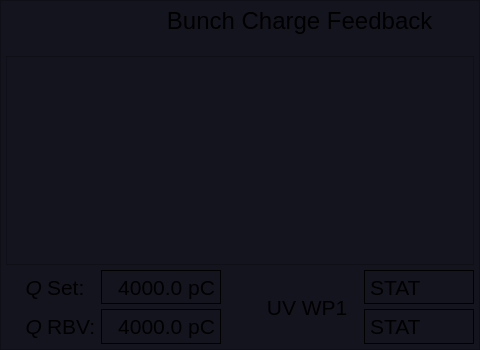
   <widget class="QFrame" name="frame_generic_11">
    <property name="geometry">
     <rect>
      <x>320</x>
      <y>420</y>
      <width>480</width>
      <height>350</height>
     </rect>
    </property>
    <property name="styleSheet">
     <string notr="true">background-color: rgb(20,20,30);</string>
    </property>
    <property name="frameShape">
     <enum>QFrame::StyledPanel</enum>
    </property>
    <property name="frameShadow">
     <enum>QFrame::Raised</enum>
    </property>
    <layout class="QGridLayout" name="gridLayout_7">
     <property name="leftMargin">
      <number>5</number>
     </property>
     <property name="topMargin">
      <number>5</number>
     </property>
     <property name="rightMargin">
      <number>5</number>
     </property>
     <property name="bottomMargin">
      <number>5</number>
     </property>
     <property name="spacing">
      <number>5</number>
     </property>
     <item row="0" column="6">
      <widget class="PyDMByteIndicator" name="ind_DL10E_2">
       <property name="minimumSize">
        <size>
         <width>30</width>
         <height>0</height>
        </size>
       </property>
       <property name="maximumSize">
        <size>
         <width>30</width>
         <height>30</height>
        </size>
       </property>
       <property name="toolTip">
        <string/>
       </property>
       <property name="channel" stdset="0">
        <string>SIOC:SYS1:ML03:AO502</string>
       </property>
       <property name="offColor" stdset="0">
        <color>
         <red>255</red>
         <green>0</green>
         <blue>0</blue>
        </color>
       </property>
       <property name="showLabels" stdset="0">
        <bool>false</bool>
       </property>
       <property name="circles" stdset="0">
        <bool>true</bool>
       </property>
      </widget>
     </item>
     <item row="10" column="1">
      <widget class="QLabel" name="label_96">
       <property name="maximumSize">
        <size>
         <width>50</width>
         <height>16777215</height>
        </size>
       </property>
       <property name="font">
        <font>
         <pointsize>16</pointsize>
         <weight>50</weight>
         <bold>false</bold>
        </font>
       </property>
       <property name="text">
        <string>Set:</string>
       </property>
       <property name="alignment">
        <set>Qt::AlignLeading|Qt::AlignLeft|Qt::AlignVCenter</set>
       </property>
       <property name="wordWrap">
        <bool>true</bool>
       </property>
      </widget>
     </item>
     <item row="11" column="1">
      <widget class="QLabel" name="label_92">
       <property name="maximumSize">
        <size>
         <width>50</width>
         <height>16777215</height>
        </size>
       </property>
       <property name="font">
        <font>
         <pointsize>16</pointsize>
         <weight>50</weight>
         <bold>false</bold>
        </font>
       </property>
       <property name="text">
        <string>RBV:</string>
       </property>
       <property name="alignment">
        <set>Qt::AlignLeading|Qt::AlignLeft|Qt::AlignVCenter</set>
       </property>
       <property name="wordWrap">
        <bool>true</bool>
       </property>
      </widget>
     </item>
     <item row="11" column="2">
      <widget class="PyDMLabel" name="pwr_gun_17">
       <property name="minimumSize">
        <size>
         <width>120</width>
         <height>0</height>
        </size>
       </property>
       <property name="maximumSize">
        <size>
         <width>120</width>
         <height>16777215</height>
        </size>
       </property>
       <property name="font">
        <font>
         <pointsize>16</pointsize>
        </font>
       </property>
       <property name="toolTip">
        <string/>
       </property>
       <property name="styleSheet">
        <string notr="true">PyDMLabel {
  border-radius: 2px;
}
PyDMLabel[alarmSensitiveBorder=&quot;true&quot;][alarmSeverity=&quot;0&quot;] {
  background-color: rgb(0,0,10);
  color: rgb(0,255,0);
}

PyDMLabel[alarmSensitiveBorder=&quot;true&quot;][alarmSeverity=&quot;1&quot;] {
  background-color: rgb(0,0,10);
  color: rgb(255,255,0);
}

PyDMLabel[alarmSensitiveBorder=&quot;true&quot;][alarmSeverity=&quot;2&quot;] {
  background-color: rgb(255,0,0);
  color: rgb(255,255,255);
}

PyDMLabel[alarmSensitiveBorder=&quot;true&quot;][alarmSeverity=&quot;3&quot;] {
  background-color: rgb(192,0,255);
  color: rgb(255,255,0);
}

PyDMLabel[alarmSensitiveBorder=&quot;true&quot;][alarmSeverity=&quot;4&quot;] {
  color: rgb(218,218,218);
  background-color: rgb(25,25,25);
}</string>
       </property>
       <property name="frameShape">
        <enum>QFrame::Box</enum>
       </property>
       <property name="frameShadow">
        <enum>QFrame::Plain</enum>
       </property>
       <property name="text">
        <string>4000.0 pC</string>
       </property>
       <property name="alignment">
        <set>Qt::AlignRight|Qt::AlignTrailing|Qt::AlignVCenter</set>
       </property>
       <property name="precision" stdset="0">
        <number>1</number>
       </property>
       <property name="showUnits" stdset="0">
        <bool>true</bool>
       </property>
       <property name="precisionFromPV" stdset="0">
        <bool>false</bool>
       </property>
       <property name="alarmSensitiveBorder" stdset="0">
        <bool>true</bool>
       </property>
       <property name="PyDMToolTip" stdset="0">
        <string/>
       </property>
       <property name="channel" stdset="0">
        <string>SIOC:SYS1:ML00:CALC115</string>
       </property>
       <property name="enableRichText" stdset="0">
        <bool>false</bool>
       </property>
      </widget>
     </item>
     <item row="10" column="2">
      <widget class="PyDMLabel" name="pwr_gun_19">
       <property name="minimumSize">
        <size>
         <width>120</width>
         <height>0</height>
        </size>
       </property>
       <property name="maximumSize">
        <size>
         <width>120</width>
         <height>16777215</height>
        </size>
       </property>
       <property name="font">
        <font>
         <pointsize>16</pointsize>
        </font>
       </property>
       <property name="toolTip">
        <string/>
       </property>
       <property name="styleSheet">
        <string notr="true">PyDMLabel {
  border-radius: 2px;
}
PyDMLabel[alarmSensitiveBorder=&quot;true&quot;][alarmSeverity=&quot;0&quot;] {
  background-color: rgb(0,0,10);
  color: rgb(144,194,255);
}

PyDMLabel[alarmSensitiveBorder=&quot;true&quot;][alarmSeverity=&quot;1&quot;] {
  background-color: rgb(0,0,10);
  color: rgb(255,255,0);
}

PyDMLabel[alarmSensitiveBorder=&quot;true&quot;][alarmSeverity=&quot;2&quot;] {
  background-color: rgb(255,0,0);
  color: rgb(255,255,255);
}

PyDMLabel[alarmSensitiveBorder=&quot;true&quot;][alarmSeverity=&quot;3&quot;] {
  background-color: rgb(192,0,255);
  color: rgb(255,255,0);
}

PyDMLabel[alarmSensitiveBorder=&quot;true&quot;][alarmSeverity=&quot;4&quot;] {
  color: rgb(218,218,218);
  background-color: rgb(25,25,25);
}</string>
       </property>
       <property name="frameShape">
        <enum>QFrame::Box</enum>
       </property>
       <property name="frameShadow">
        <enum>QFrame::Plain</enum>
       </property>
       <property name="text">
        <string>4000.0 pC</string>
       </property>
       <property name="alignment">
        <set>Qt::AlignRight|Qt::AlignTrailing|Qt::AlignVCenter</set>
       </property>
       <property name="showUnits" stdset="0">
        <bool>true</bool>
       </property>
       <property name="precisionFromPV" stdset="0">
        <bool>false</bool>
       </property>
       <property name="alarmSensitiveBorder" stdset="0">
        <bool>true</bool>
       </property>
       <property name="PyDMToolTip" stdset="0">
        <string/>
       </property>
       <property name="channel" stdset="0">
        <string>SIOC:SYS1:ML03:AO518</string>
       </property>
       <property name="enableRichText" stdset="0">
        <bool>false</bool>
       </property>
      </widget>
     </item>
     <item row="10" column="0">
      <widget class="QLabel" name="label_95">
       <property name="maximumSize">
        <size>
         <width>40</width>
         <height>16777215</height>
        </size>
       </property>
       <property name="font">
        <font>
         <pointsize>16</pointsize>
         <weight>50</weight>
         <italic>true</italic>
         <bold>false</bold>
        </font>
       </property>
       <property name="text">
        <string>Q</string>
       </property>
       <property name="alignment">
        <set>Qt::AlignRight|Qt::AlignTrailing|Qt::AlignVCenter</set>
       </property>
       <property name="wordWrap">
        <bool>true</bool>
       </property>
      </widget>
     </item>
     <item row="3" column="0" rowspan="6" colspan="7">
      <widget class="PyDMTimePlot" name="plot_Q">
       <property name="toolTip">
        <string/>
       </property>
       <property name="yAxes">
        <stringlist>
         <string>{&quot;name&quot;: &quot;Axis 1&quot;, &quot;orientation&quot;: &quot;left&quot;, &quot;label&quot;: &quot;Charge (pC)&quot;, &quot;minRange&quot;: -1.0, &quot;maxRange&quot;: 1.0, &quot;autoRange&quot;: false, &quot;logMode&quot;: false}</string>
         <string>{&quot;name&quot;: &quot;Axis 2&quot;, &quot;orientation&quot;: &quot;right&quot;, &quot;label&quot;: &quot;UV WP1 Angle (deg)&quot;, &quot;minRange&quot;: 0.0, &quot;maxRange&quot;: 91.0, &quot;autoRange&quot;: false, &quot;logMode&quot;: false}</string>
        </stringlist>
       </property>
       <property name="curves">
        <stringlist>
         <string>{&quot;channel&quot;: &quot;SIOC:SYS1:ML00:CALC115&quot;, &quot;plot_style&quot;: null, &quot;name&quot;: &quot;SIOC:SYS1:ML00:CALC115&quot;, &quot;color&quot;: &quot;#8dd3c7&quot;, &quot;lineStyle&quot;: 1, &quot;lineWidth&quot;: 1, &quot;symbol&quot;: null, &quot;symbolSize&quot;: 10, &quot;yAxisName&quot;: &quot;Axis 1&quot;, &quot;barWidth&quot;: null, &quot;upperThreshold&quot;: null, &quot;lowerThreshold&quot;: null, &quot;thresholdColor&quot;: &quot;white&quot;}</string>
         <string>{&quot;channel&quot;: &quot;WPLT:LT10:150:WP_ANGLE&quot;, &quot;plot_style&quot;: null, &quot;name&quot;: &quot;WPLT:LT10:150:WP_ANGLE&quot;, &quot;color&quot;: &quot;#ffffb3&quot;, &quot;lineStyle&quot;: 1, &quot;lineWidth&quot;: 2, &quot;symbol&quot;: null, &quot;symbolSize&quot;: 10, &quot;yAxisName&quot;: &quot;Axis 2&quot;, &quot;barWidth&quot;: null, &quot;upperThreshold&quot;: null, &quot;lowerThreshold&quot;: null, &quot;thresholdColor&quot;: &quot;white&quot;}</string>
         <string>{&quot;channel&quot;: &quot;SIOC:SYS1:ML03:AO518&quot;, &quot;plot_style&quot;: null, &quot;name&quot;: &quot;SIOC:SYS1:ML03:AO518&quot;, &quot;color&quot;: &quot;#bebada&quot;, &quot;lineStyle&quot;: 1, &quot;lineWidth&quot;: 2, &quot;symbol&quot;: null, &quot;symbolSize&quot;: 10, &quot;yAxisName&quot;: &quot;Axis 1&quot;, &quot;barWidth&quot;: null, &quot;upperThreshold&quot;: null, &quot;lowerThreshold&quot;: null, &quot;thresholdColor&quot;: &quot;white&quot;}</string>
        </stringlist>
       </property>
       <property name="updateMode" stdset="0">
        <enum>PyDMTimePlot::AtFixedRate</enum>
       </property>
       <property name="timeSpan">
        <double>7200.000000000000000</double>
       </property>
       <property name="autoRangeY">
        <bool>false</bool>
       </property>
       <property name="maxYRange">
        <double>2200.000000000000000</double>
       </property>
      </widget>
     </item>
     <item row="1" column="0" colspan="7">
      <widget class="PyDMDrawingLine" name="PyDMDrawingLine_17">
       <property name="minimumSize">
        <size>
         <width>0</width>
         <height>10</height>
        </size>
       </property>
       <property name="maximumSize">
        <size>
         <width>16777215</width>
         <height>10</height>
        </size>
       </property>
       <property name="toolTip">
        <string/>
       </property>
       <property name="brush" stdset="0">
        <brush brushstyle="SolidPattern">
         <color alpha="255">
          <red>200</red>
          <green>200</green>
          <blue>200</blue>
         </color>
        </brush>
       </property>
       <property name="penColor" stdset="0">
        <color>
         <red>80</red>
         <green>80</green>
         <blue>80</blue>
        </color>
       </property>
       <property name="penWidth" stdset="0">
        <double>1.000000000000000</double>
       </property>
      </widget>
     </item>
     <item row="0" column="0" colspan="6">
      <widget class="QLabel" name="label_94">
       <property name="maximumSize">
        <size>
         <width>16777215</width>
         <height>30</height>
        </size>
       </property>
       <property name="font">
        <font>
         <pointsize>18</pointsize>
         <weight>50</weight>
         <bold>false</bold>
        </font>
       </property>
       <property name="text">
        <string>Bunch Charge Feedback </string>
       </property>
       <property name="alignment">
        <set>Qt::AlignRight|Qt::AlignTrailing|Qt::AlignVCenter</set>
       </property>
      </widget>
     </item>
     <item row="11" column="0">
      <widget class="QLabel" name="label_97">
       <property name="maximumSize">
        <size>
         <width>40</width>
         <height>16777215</height>
        </size>
       </property>
       <property name="font">
        <font>
         <pointsize>16</pointsize>
         <weight>50</weight>
         <italic>true</italic>
         <bold>false</bold>
        </font>
       </property>
       <property name="text">
        <string>Q</string>
       </property>
       <property name="alignment">
        <set>Qt::AlignRight|Qt::AlignTrailing|Qt::AlignVCenter</set>
       </property>
       <property name="wordWrap">
        <bool>true</bool>
       </property>
      </widget>
     </item>
     <item row="10" column="4" rowspan="2">
      <widget class="QLabel" name="label_93">
       <property name="font">
        <font>
         <pointsize>16</pointsize>
         <weight>50</weight>
         <bold>false</bold>
        </font>
       </property>
       <property name="text">
        <string>UV WP1  </string>
       </property>
       <property name="alignment">
        <set>Qt::AlignRight|Qt::AlignTrailing|Qt::AlignVCenter</set>
       </property>
       <property name="wordWrap">
        <bool>false</bool>
       </property>
      </widget>
     </item>
     <item row="11" column="5" colspan="2">
      <widget class="PyDMLabel" name="pwr_gun_26">
       <property name="minimumSize">
        <size>
         <width>110</width>
         <height>0</height>
        </size>
       </property>
       <property name="maximumSize">
        <size>
         <width>130</width>
         <height>40</height>
        </size>
       </property>
       <property name="font">
        <font>
         <pointsize>16</pointsize>
        </font>
       </property>
       <property name="toolTip">
        <string/>
       </property>
       <property name="styleSheet">
        <string notr="true">PyDMLabel {
  border-radius: 2px;
}
PyDMLabel[alarmSensitiveBorder=&quot;true&quot;][alarmSeverity=&quot;0&quot;] {
  background-color: rgb(0,0,10);
  color: rgb(0,255,0);
}

PyDMLabel[alarmSensitiveBorder=&quot;true&quot;][alarmSeverity=&quot;1&quot;] {
  background-color: rgb(0,0,10);
  color: rgb(255,255,0);
}

PyDMLabel[alarmSensitiveBorder=&quot;true&quot;][alarmSeverity=&quot;2&quot;] {
  background-color: rgb(255,0,0);
  color: rgb(255,255,255);
}

PyDMLabel[alarmSensitiveBorder=&quot;true&quot;][alarmSeverity=&quot;3&quot;] {
  background-color: rgb(192,0,255);
  color: rgb(255,255,0);
}

PyDMLabel[alarmSensitiveBorder=&quot;true&quot;][alarmSeverity=&quot;4&quot;] {
  color: rgb(218,218,218);
  background-color: rgb(25,25,25);
}</string>
       </property>
       <property name="frameShape">
        <enum>QFrame::Box</enum>
       </property>
       <property name="frameShadow">
        <enum>QFrame::Plain</enum>
       </property>
       <property name="text">
        <string>STAT</string>
       </property>
       <property name="alignment">
        <set>Qt::AlignLeading|Qt::AlignLeft|Qt::AlignVCenter</set>
       </property>
       <property name="precision" stdset="0">
        <number>1</number>
       </property>
       <property name="showUnits" stdset="0">
        <bool>true</bool>
       </property>
       <property name="precisionFromPV" stdset="0">
        <bool>false</bool>
       </property>
       <property name="alarmSensitiveBorder" stdset="0">
        <bool>true</bool>
       </property>
       <property name="PyDMToolTip" stdset="0">
        <string/>
       </property>
       <property name="channel" stdset="0">
        <string>LASR:LT10:150:LASER_PWR_READBACK</string>
       </property>
       <property name="enableRichText" stdset="0">
        <bool>false</bool>
       </property>
      </widget>
     </item>
     <item row="10" column="5" colspan="2">
      <widget class="PyDMLabel" name="pwr_gun_18">
       <property name="minimumSize">
        <size>
         <width>110</width>
         <height>0</height>
        </size>
       </property>
       <property name="maximumSize">
        <size>
         <width>130</width>
         <height>40</height>
        </size>
       </property>
       <property name="font">
        <font>
         <pointsize>16</pointsize>
        </font>
       </property>
       <property name="toolTip">
        <string/>
       </property>
       <property name="styleSheet">
        <string notr="true">PyDMLabel {
  border-radius: 2px;
}
PyDMLabel[alarmSensitiveBorder=&quot;true&quot;][alarmSeverity=&quot;0&quot;] {
  background-color: rgb(0,0,10);
  color: rgb(0,255,0);
}

PyDMLabel[alarmSensitiveBorder=&quot;true&quot;][alarmSeverity=&quot;1&quot;] {
  background-color: rgb(0,0,10);
  color: rgb(255,255,0);
}

PyDMLabel[alarmSensitiveBorder=&quot;true&quot;][alarmSeverity=&quot;2&quot;] {
  background-color: rgb(255,0,0);
  color: rgb(255,255,255);
}

PyDMLabel[alarmSensitiveBorder=&quot;true&quot;][alarmSeverity=&quot;3&quot;] {
  background-color: rgb(192,0,255);
  color: rgb(255,255,0);
}

PyDMLabel[alarmSensitiveBorder=&quot;true&quot;][alarmSeverity=&quot;4&quot;] {
  color: rgb(218,218,218);
  background-color: rgb(25,25,25);
}</string>
       </property>
       <property name="frameShape">
        <enum>QFrame::Box</enum>
       </property>
       <property name="frameShadow">
        <enum>QFrame::Plain</enum>
       </property>
       <property name="text">
        <string>STAT</string>
       </property>
       <property name="alignment">
        <set>Qt::AlignLeading|Qt::AlignLeft|Qt::AlignVCenter</set>
       </property>
       <property name="precision" stdset="0">
        <number>1</number>
       </property>
       <property name="showUnits" stdset="0">
        <bool>false</bool>
       </property>
       <property name="precisionFromPV" stdset="0">
        <bool>false</bool>
       </property>
       <property name="alarmSensitiveBorder" stdset="0">
        <bool>true</bool>
       </property>
       <property name="PyDMToolTip" stdset="0">
        <string/>
       </property>
       <property name="channel" stdset="0">
        <string>WPLT:LT10:150:WP_ANGLE</string>
       </property>
       <property name="enableRichText" stdset="0">
        <bool>false</bool>
       </property>
      </widget>
     </item>
    </layout>
   </widget>
